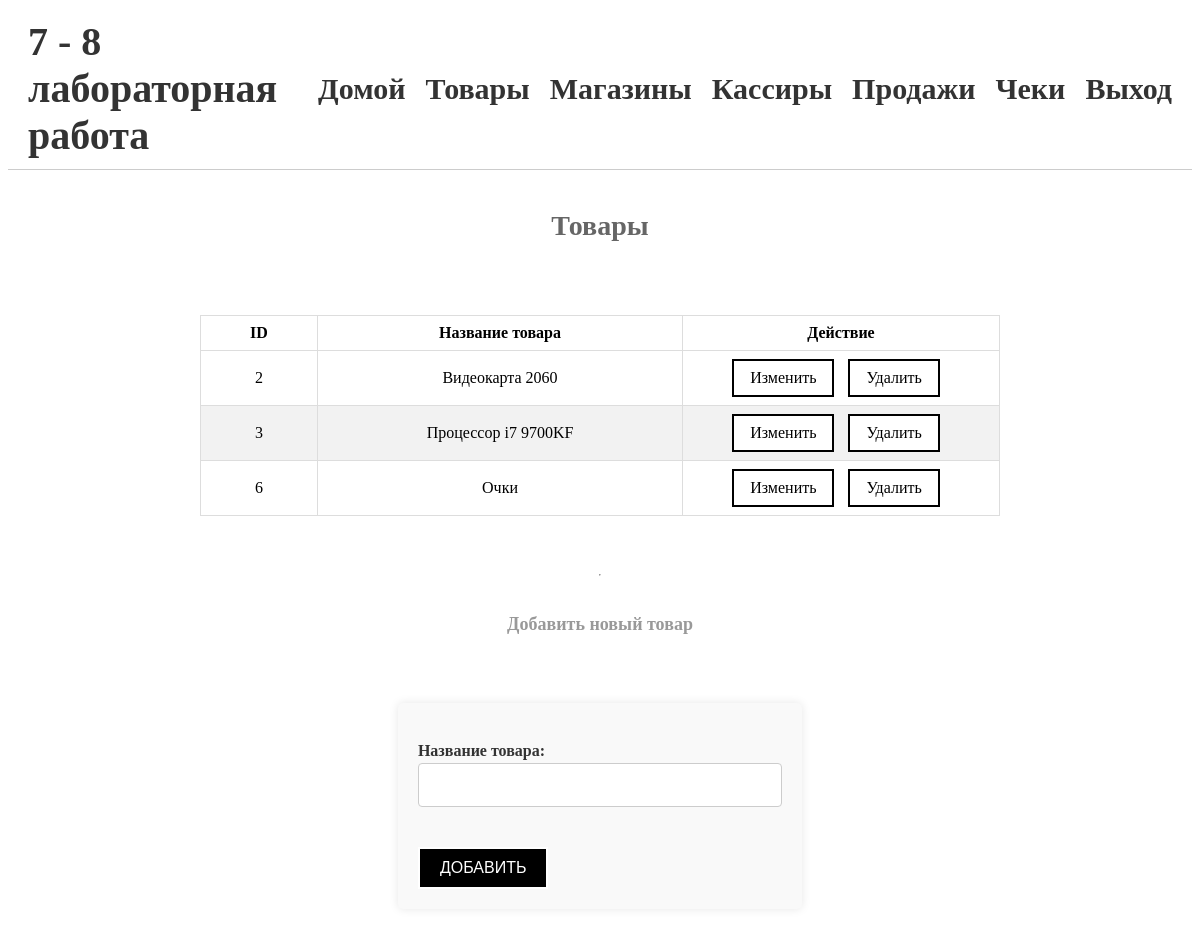
The app's page /items/ (signed in) with its own data.
### polls/models.py (models this page shows, shortened)
class Item(models.Model):
    name = models.CharField(max_length=255)

### polls/views.py (the view)
# urls.py: path('items/', item_list, name='item_list'),
def item_list(request):
    items = Item.objects.all()
    form = ItemForm(request.POST or None)
    if form.is_valid():
        form.save()
        return redirect('item_list')
    return render(request, 'item_list.html', {'items': items, 'form': form})

### polls/forms.py
class ItemForm(forms.ModelForm):
    class Meta:
        model = Item
        fields = '__all__'
        labels = {
            'name': 'Название товара',
        }

### templates/item_list.html (shortened to what this page needs)
{% extends 'base.html' %}
{% block content %}
<h2>Товары</h2>
<table>
    <thead>
    <tr>
        <th>ID</th>
        <th>Название товара</th>
        {% if request.user.is_staff == True %}
        <th>Действие</th>
        {% endif %}
    </tr>
    </thead>
    <tbody>
    {% for item in items %}
    <tr>
        <td>{{ item.id }}</td>
        <td>{{ item.name }}</td>
        {% if request.user.is_staff == True %}
        <td>
            <a class="btn" href="{% url 'item_update' item.pk %}">Изменить</a>
            <a class="btn" href="{% url 'item_delete' item.pk %}">Удалить</a>
        </td>
        {% endif %}
    </tr>
    {% empty %}
    <tr>
        <td colspan="5">Таблица пустая</td>
    </tr>
    {% endfor %}
    </tbody>
</table>
<hr>
{% if request.user.is_staff == True %}
<h3>Добавить новый товар</h3>
<form method="post">
    {{ form.as_p }}
    <button type="submit">Добавить</button>
</form>
{% endif %}
{% endblock %}

### polls/static/style.css (style rules this page uses)
h2 { font-size: 28px; color: #666; margin-top: 40px; }
h3 { font-size: 18px; color: #999; margin-top: 30px; }
table { border-collapse: collapse; width: 100%; max-width: 800px; margin: 50px auto; max-height: 200px; overflow-y: scroll; table-layout: fixed; }
thead { position: sticky; top: 0; background-color: #fff; }
td, th { border: 1px solid #ddd; padding: 8px; text-align: center; }
th:first-child, td:first-child { width: 100px; }
th:last-child, td:last-child { width: 300px; }
tr:nth-child(even) { background-color: #f2f2f2; }
p { font-size: 16px; line-height: 1.5; color: #333; margin-bottom: 20px; }
table { animation: animateTable 1s ease; }
form label { font-weight: bold; margin-bottom: 0.5rem; }
form { max-width: 600px; margin: 50px auto; padding: 20px; background-color: #f9f9f9; border-radius: 5px; box-shadow: 0px 0px 10px rgba(0, 0, 0, 0.1); }
form input[type=text], form input[type=email], form textarea, form select, form input[type="datetime-local"],form input[type="number"],form input[type="password"] { width: 100%; padding: 12px; border: 1px solid #ccc; border-radius: 4px; box-sizing: border-box; margin-bottom: 20px; font-size: 16px; }
a.btn { display: inline-block; border: 2px solid black; background-color: white; color: black; padding: 8px 16px; text-align: center; text-decoration: none; font-size: 16px; margin-right: 10px; }
button[type=submit] { background-color: black; color: white; border: 2px white; padding: 10px 20px; font-size: 16px; border: 2px solid white; text-transform: uppercase; }

### records on screen
Item: id "2", name "Видеокарта 2060"
Item: id "3", name "Процессор i7 9700KF"
Item: id "6", name "Очки"
